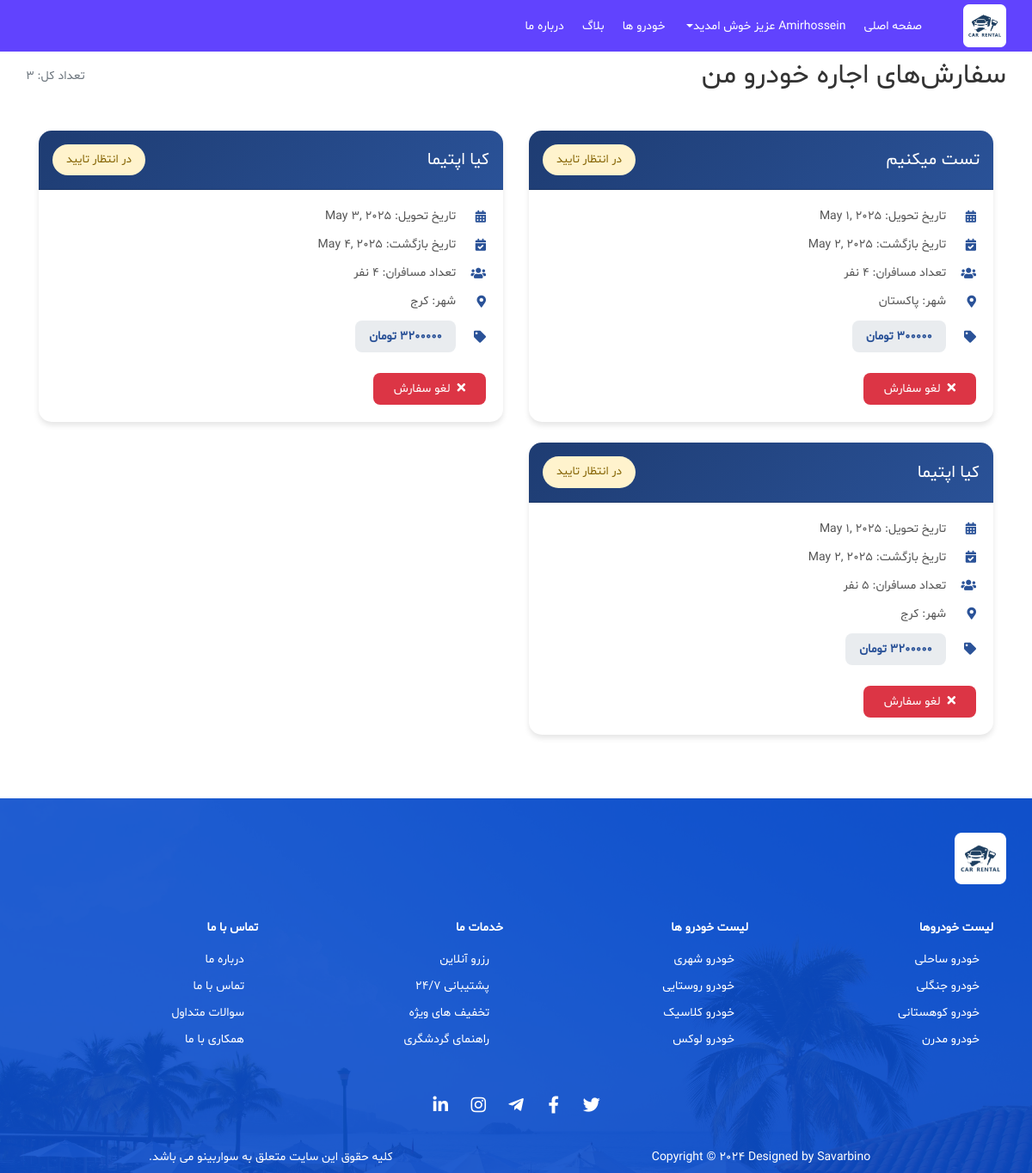
/reservations/user-orders/ (signed in), run on an earlier commit of the app's database.
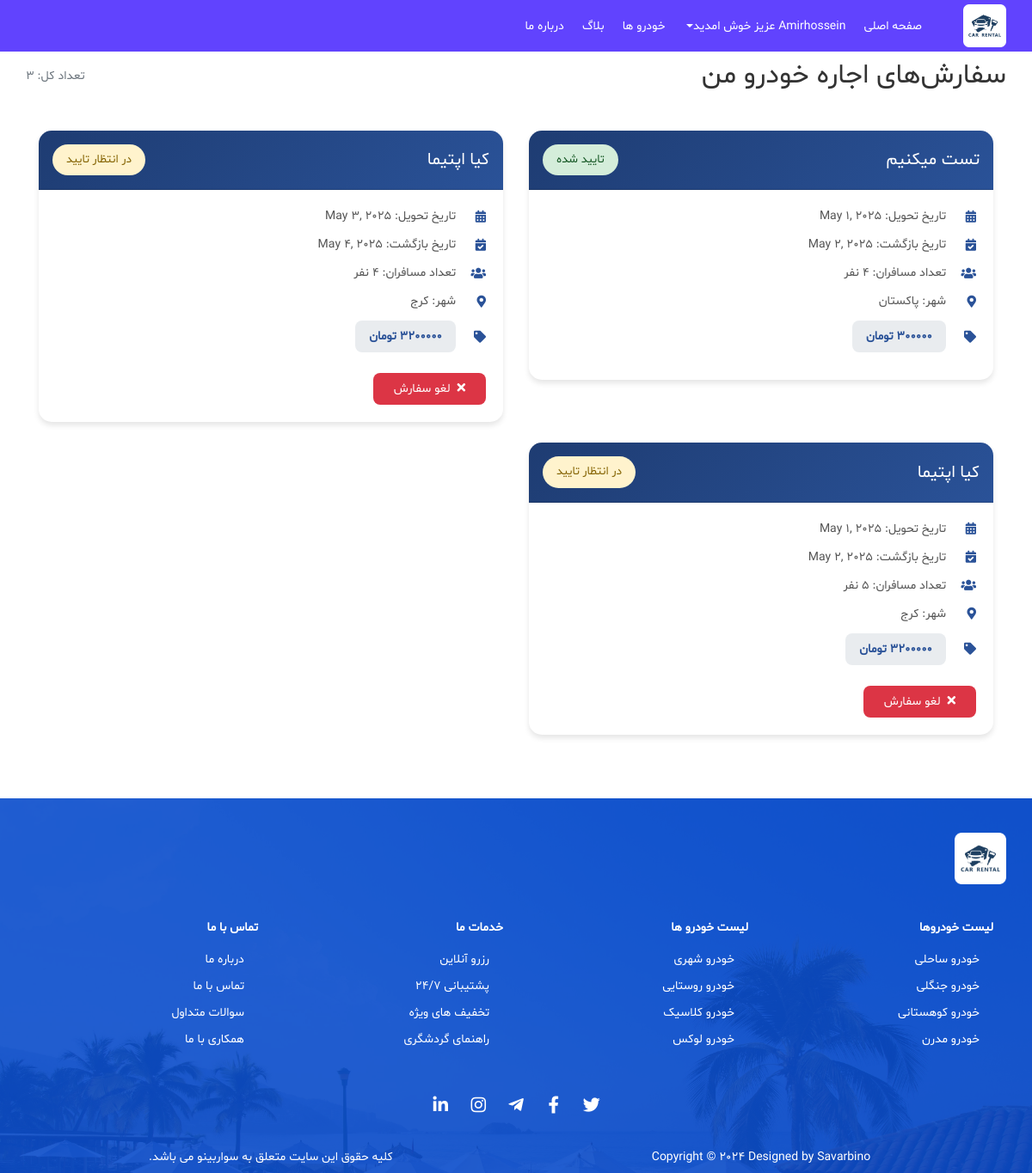
And on a later commit of the database.
### reservations/models.py (models this page shows, shortened)
class Order(models.Model):
    car = models.ForeignKey(Car, on_delete=models.CASCADE)
    user = models.ForeignKey(User, on_delete=models.CASCADE)
    pickup_date = models.DateField()
    return_date = models.DateField()
    number_of_passengers = models.IntegerField()
    total_price = models.DecimalField(max_digits=10, decimal_places=0)
    created_at = models.DateTimeField(auto_now_add=True)
    status = models.CharField(max_length=20, choices=[
        ('pending', 'در انتظار تایید'),
        ('confirmed', 'تایید شده'),
        ('cancelled', 'لغو شده'),
        ('completed', 'تکمیل شده')
    ], default='pending')

### car/models.py (models this page shows, shortened)
class Car(models.Model):
    name = models.CharField(max_length=100)
    image = models.ImageField(upload_to='car_images/')
    image2 = models.ImageField(upload_to='car_images/', null=True, blank=True)
    image3 = models.ImageField(upload_to='car_images/', null=True, blank=True)
    image4 = models.ImageField(upload_to='car_images/', null=True, blank=True)
    image5 = models.ImageField(upload_to='car_images/', null=True, blank=True)
    city = models.CharField(max_length=100)
    capacity = models.IntegerField()
    price_per_day = models.IntegerField()
    with_driver = models.BooleanField(default=False)
    user = models.ForeignKey(User, on_delete=models.CASCADE)
    is_active = models.BooleanField(default=True)

### reservations/views.py (the view)
# urls.py: path('user-orders/', views.user_orders, name='user_orders'),
@login_required
def user_orders(request):
    orders = Order.objects.filter(user=request.user).order_by('-created_at')
    return render(request, 'reservations/user_orders.html', {'orders': orders})

### templates/reservations/user_orders.html (shortened to what this page needs)
{% extends 'base.html' %}
{% load static %}
{% block content %}
<div class="container page-container">
    <div class="page-header d-flex justify-content-between align-items-center">
        <h2 class="mb-0">سفارش‌های اجاره خودرو من</h2>
        <div class="text-muted">تعداد کل: {{ orders|length }}</div>
    </div>
    {% if orders %}
        <div class="row">
            {% for order in orders %}
                <div class="col-md-6">
                    <div class="card reservation-card">
                        <div class="card-header d-flex justify-content-between align-items-center">
                            <h5 class="card-title mb-0">{{ order.car.name }}</h5>
                            <span class="status-badge status-{{ order.status }}">
                                {% if order.status == 'pending' %}
                                    در انتظار تایید
                                {% elif order.status == 'confirmed' %}
                                    تایید شده
                                {% elif order.status == 'cancelled' %}
                                    لغو شده
                                {% else %}
                                    تکمیل شده
                                {% endif %}
                            </span>
                        </div>
                        <div class="card-body">
                            <div class="info-item">
                                <i class="fas fa-calendar-alt"></i>
                                <span>تاریخ تحویل: {{ order.pickup_date }}</span>
                            </div>
                            <div class="info-item">
                                <i class="fas fa-calendar-check"></i>
                                <span>تاریخ بازگشت: {{ order.return_date }}</span>
                            </div>
                            <div class="info-item">
                                <i class="fas fa-users"></i>
                                <span>تعداد مسافران: {{ order.number_of_passengers }} نفر</span>
                            </div>
                            <div class="info-item">
                                <i class="fas fa-map-marker-alt"></i>
                                <span>شهر: {{ order.car.city }}</span>
                            </div>
                            <div class="info-item">
                                <i class="fas fa-tag"></i>
                                <span class="price-tag">{{ order.total_price }} تومان</span>
                            </div>
                            {% if order.status == 'pending' %}
                                <div class="action-buttons">
                                    <form method="post" action="{% url 'reservations:cancel_order' order.id %}" class="d-inline">
                                        <button type="submit" class="btn-cancel">
                                            <i class="fas fa-times ml-1"></i> لغو سفارش
                                        </button>
                                    </form>
                                </div>
                            {% endif %}
                        </div>
                    </div>
                </div>
            {% endfor %}
        </div>
    {% else %}
        <div class="empty-state">
            <i class="fas fa-car"></i>
            <h4 class="mt-3">شما هنوز هیچ سفارش اجاره خودرویی ندارید</h4>
            <p class="text-muted">برای مشاهده سفارش‌های خود، ابتدا یک خودرو را رزرو کنید.</p>
        </div>
    {% endif %}
</div>
{% endblock %}

What changed in the data, as far as the page shows it:
changed Order "تست میکنیم": status "در انتظار تایید لغو سفارش" → "تایید شده"
